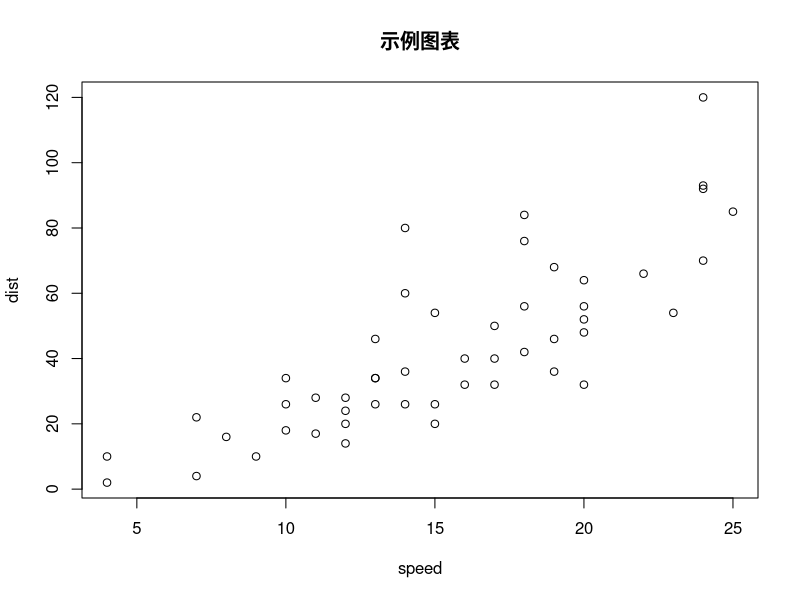

Generate this figure with R:
## ---- chunk 1
knitr::opts_chunk$set(echo = TRUE, warning = FALSE, message = FALSE)
## ---- chunk 2
# 示例代码，请替换成自己的数据分析
plot(cars, main = "示例图表")
